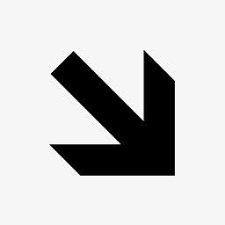
#> input picture 7-17HW/hw-1/sb3.png, 225 x 225 px, found by its file name
$ python 14_5.py
#> lines starting #> are read from the running program, lines starting #| are printed output that depends on the picture; after the words box and inside, x2 and y2 are one past the last pixel; in counts of white or black regions, pixels touching at a corner belong together
import cv2
import numpy as np
import matplotlib.pylab as plt

img = cv2.imread('sb3.png')
#> img is the input picture: shape (225, 225, 3); min 0, max 255, mean 200.6
rows, cols, ch = img.shape
#> rows = 225; cols = 225; ch = 3

# 设置标记点和目标点
markpoint = [[21, 80], [111,13 ], [113, 220], [221, 111]]
dstpoint = [[0, 0], [352, 0], [0, 500], [352, 500]]

# 强调标记点
for i in markpoint:
    cv2.circle(img, tuple(i), 10, (0, 255, 0), -1)
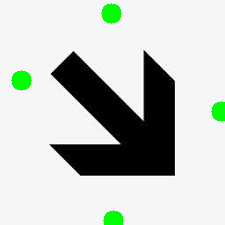
#> img: shape (225, 225, 3); 2.18% of pixels changed, all inside (x1, y1, x2, y2) = (11, 3, 225, 225)

# 转换点的格式
pts1 = np.float32(markpoint)
pts2 = np.float32(dstpoint)

# 生成透视矩阵
M = cv2.getPerspectiveTransform(pts1, pts2)
#> M = [[2.97, -1.95, 93.62], [3.13, 4.21, -402.2], [0.00081, 0.00301, 1]]

# 转换
dst = cv2.warpPerspective(img, M, (352, 500))
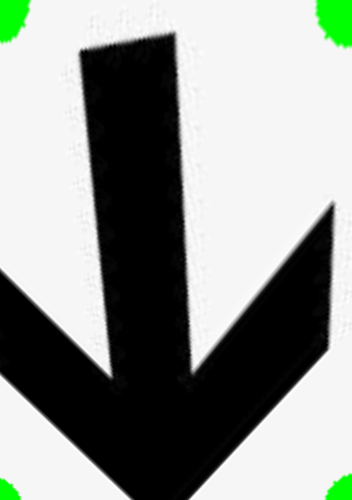
#> dst: shape (500, 352, 3); mean B, G, R 145.2, 149.8, 145.2

plt.subplot(121), plt.imshow(img), plt.title('Input')
plt.subplot(122), plt.imshow(dst), plt.title('Output')
plt.show()
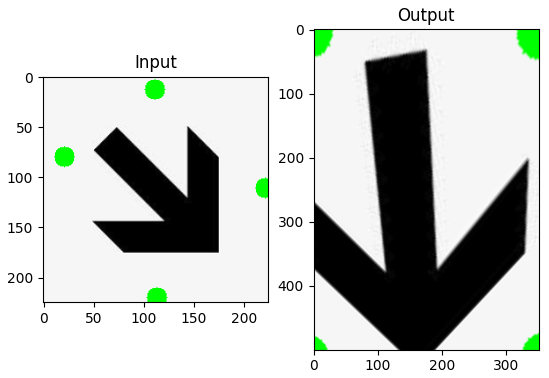
#> figure drawn by matplotlib, 2 panels
